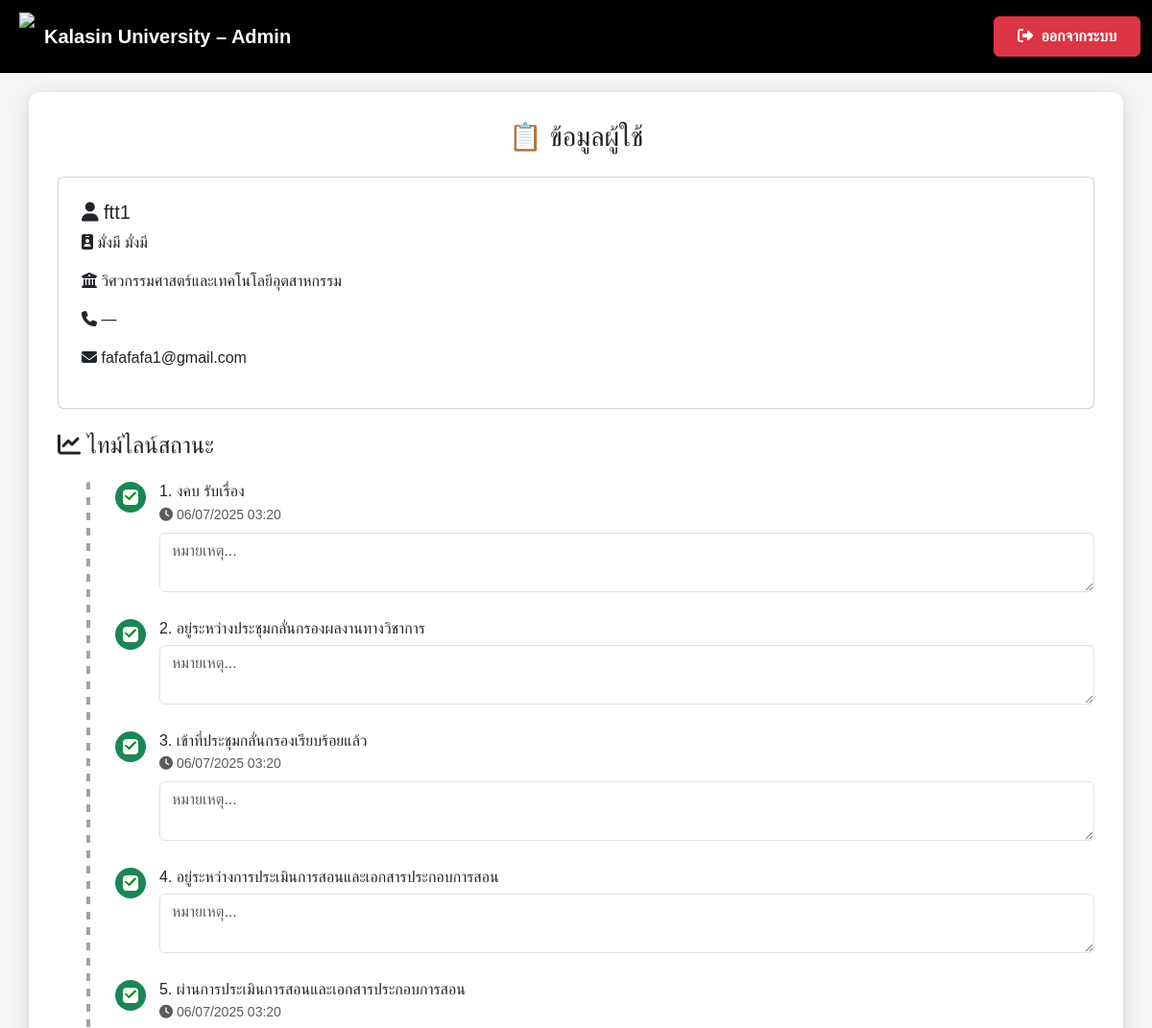
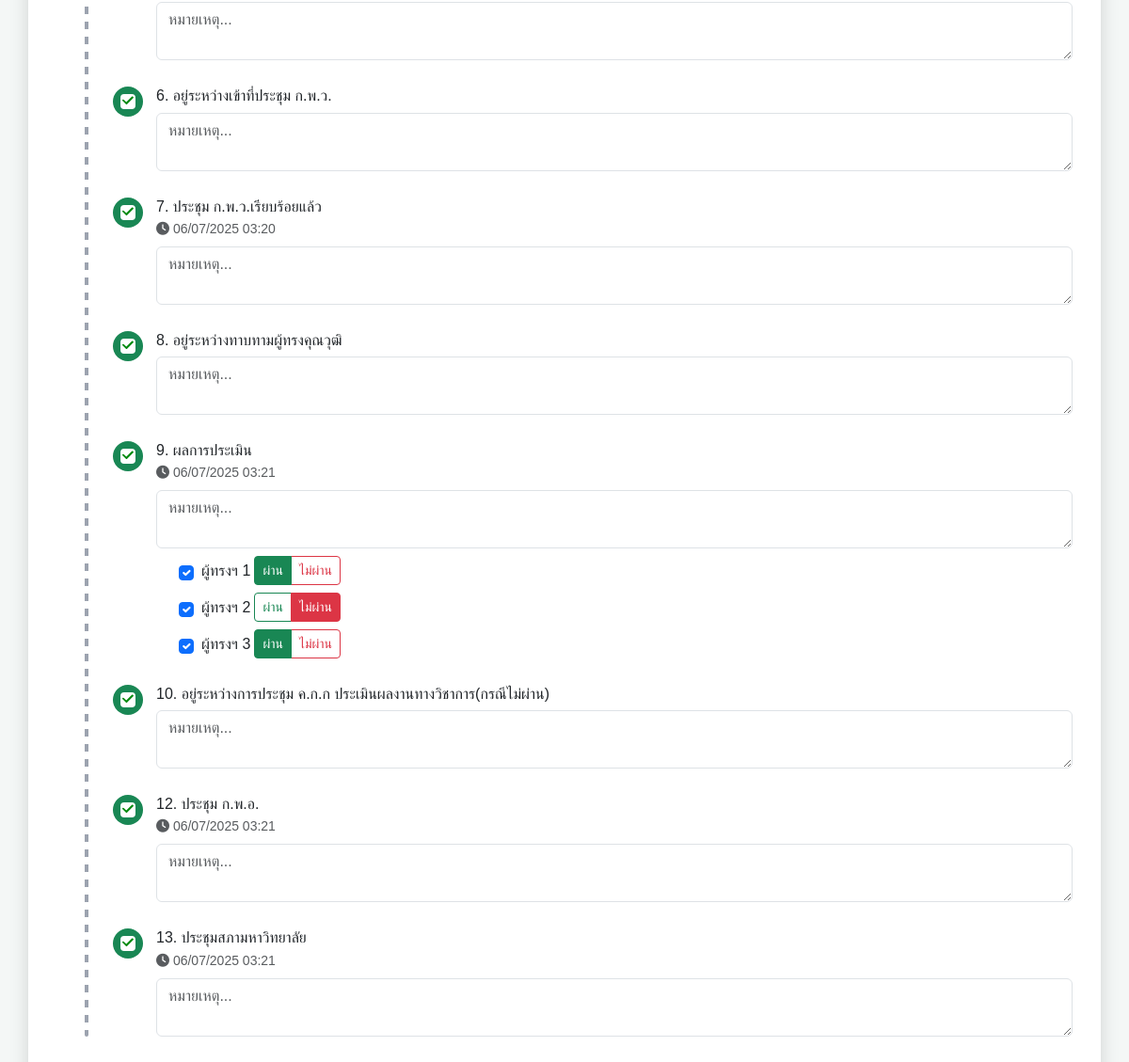
Page /timeline/1 on the committed database (2 pictures, top to bottom).
### app.py (models this page shows)
class User(db.Model, UserMixin):
    __tablename__ = "user"
    id        = db.Column(db.Integer, primary_key=True)
    username  = db.Column(db.String(80),  unique=True, nullable=False)
    password  = db.Column(db.String(128), nullable=False)   # เก็บ hash ได้ยาว ๆ
    full_name = db.Column(db.String(150), nullable=False)
    first_name = db.Column(db.String(80))
    last_name  = db.Column(db.String(80))
    faculty    = db.Column(db.String(100), nullable=False)
    email      = db.Column(db.String(120), unique=True, nullable=False)
    role       = db.Column(db.String(20),  default="user")
    phone      = db.Column(db.String(20))   # 🆕 เพิ่มบรรทัดนี้
    requests = db.relationship(
        "AcademicRequest",
        backref="user",
        cascade="all, delete-orphan",
        lazy="dynamic"
    )
    workflow_steps = db.relationship(
        "WorkflowStep",
        backref="user",
        cascade="all, delete-orphan",
        lazy="dynamic"
    )

class WorkflowStep(db.Model):
    __tablename__ = "workflow_step"
    id        = db.Column(db.Integer, primary_key=True)
    user_id   = db.Column(
        db.Integer,
        db.ForeignKey("user.id", ondelete="CASCADE"),
        nullable=False
    )
    order_no  = db.Column(db.Integer)           # 1-13
    title     = db.Column(db.String(150))
    is_done   = db.Column(db.Boolean,  default=False)
    done_at   = db.Column(db.DateTime)
    comment   = db.Column(db.Text)
    is_visible = db.Column(db.Boolean, default=True)
    experts = db.relationship(
        "ExpertVote",
        backref="step",
        cascade="all, delete-orphan",
        lazy="dynamic"
    )

### app.py (the view)
@app.route("/timeline/<int:user_id>", endpoint="timeline")
def timeline(user_id):
    user = User.query.get_or_404(user_id)
    ensure_workflow(user.id)
    recalc_after_vote(user.id)   # <- เติมบรรทัดนี้ เข้าไปก่อน query
    steps = (WorkflowStep.query
             .filter_by(user_id=user.id, is_visible=True)
             .order_by(WorkflowStep.order_no)
             .all())
    for st in steps:
        st.show_time = st.order_no in SHOW_TIME_STEPS  # True / False
    FAC_MAP = {
        "engineering-industrial-tech": "วิศวกรรมศาสตร์และเทคโนโลยีอุตสาหกรรม",
        "science-health-tech": "วิทยาศาสตร์และเทคโนโลยีสุขภาพ",
        "agri-tech": "เทคโนโลยีการเกษตร",
        "liberal-arts": "ศิลปศาสตร์",
        "edu-innovation": "ศึกษาศาสตร์และนวัตกรรมการศึกษา",
        "management-science": "บริหารศาสตร์"
    }
    faculty_th = FAC_MAP.get(user.faculty, "ไม่ระบุคณะ")
    return render_template(
        "timeline.html",
        user=user,
        faculty_th=faculty_th,
        steps=steps,    # ตอนนี้ DB ถูกกรอง is_visible มาแล้ว
    )

### app.py (called while the page is built, shortened)
def ensure_workflow(user_id):
    if WorkflowStep.query.filter_by(user_id=user_id).first():
        return

@app.template_filter("th_time")
def th_time(dt, fmt="%d/%m/%Y %H:%M"):
    if not dt:
        return ""
    if dt.tzinfo is None:           # ← ถ้าเจอค่า naive
        dt = dt.replace(tzinfo=timezone.utc)
    th = pytz.timezone("Asia/Bangkok")
    return dt.astimezone(th).strftime(fmt)

### templates/timeline.html (shortened to what this page needs)
<!DOCTYPE html>
<html lang="th">
<head>
  <link href="https://cdn.jsdelivr.net/npm/bootstrap@5.3.3/dist/css/bootstrap.min.css" rel="stylesheet" />
  <link href="https://cdnjs.cloudflare.com/ajax/libs/font-awesome/6.4.2/css/all.min.css" rel="stylesheet" />
</head>
<body>
<nav class="navbar navbar-expand-lg navbar-dark">
  <div class="container-fluid">
    <a class="navbar-brand ms-2 d-flex align-items-center" href="{{ url_for('admin_dashboard') }}">
      <img src="https://upload.wikimedia.org/wikipedia/th/4/4e/Kalasin_University_Seal.svg"
           style="height:50px;margin-right:10px">
      <strong>Kalasin University – Admin</strong>
    </a>
    <div class="ms-auto">
      <a href="{{ url_for('logout') }}" class="btn btn-danger fw-bold px-4 py-2">
        <i class="fas fa-sign-out-alt me-1"></i> ออกจากระบบ
      </a>
    </div>
  </div>
</nav>
<div class="container box">
  <h3 class="mb-4 text-center">📋 ข้อมูลผู้ใช้</h3>
  <div class="card p-4">
    <h5><i class="fas fa-user"></i> {{ user.username }}</h5>
    <p><i class="fas fa-id-badge"></i> {{ user.first_name }} {{ user.last_name }}</p>
    <p><i class="fas fa-building-columns"></i> {{ faculty_th }}</p>
    <p><i class="fas fa-phone"></i> {{ user.phone or '—' }}</p>
    <p><i class="fas fa-envelope"></i> {{ user.email }}</p>
  </div>
<h4 class="mt-4 mb-3"><i class="fas fa-chart-line"></i> ไทม์ไลน์สถานะ</h4>
<ul class="timeline">
  {% if steps and steps|length > 0 %}
    {% for step in steps %}
      <li class="timeline-item">
        <span class="timeline-icon {{ 'checked' if step.is_done else 'bg-secondary text-white' }}"
              id="ico-{{ step.id }}">
        </span>
        <div class="timeline-content">
          <h6>{{ step.order_no }}. {{ step.title }}</h6>
          {% if step.show_time %}
            <small id="time-{{ step.id }}"
                   class="text-muted done-time {% if not (step.is_done and step.done_at) %}d-none{% endif %}">
              {% if step.is_done and step.done_at %}
                <i class="fas fa-clock"></i> {{ step.done_at|th_time }}
              {% endif %}
            </small>
          {% endif %}
          <textarea class="form-control comment-area mt-2"
                    id="cmt-{{ step.id }}"
                    placeholder="หมายเหตุ..."
                    onblur="saveComment({{ step.id }})">{{ step.comment or '' }}</textarea>
          {% if step.order_no == 9 %}
            <div class="d-flex flex-column gap-2 mt-2 ps-4">
              {% for e in range(3) %}
                {% set vote = step.experts.filter_by(idx=e).first() %}
                <div class="d-flex align-items-center gap-1">
                  <input type="checkbox"
                         class="form-check-input me-1"
                         id="exp-{{ step.id }}-{{ e }}"
                         {% if vote %}checked{% endif %}
                         onchange="toggleExpert(this, {{ step.id }}, {{ e }})">
                  <span>ผู้ทรงฯ {{ e+1 }}</span>
                  <div class="btn-group" role="group">
                    <label class="btn btn-outline-success btn-sm"
                           for="pass-{{ step.id }}-{{ e }}">
                      ผ่าน
                    </label>
                    <label class="btn btn-outline-danger btn-sm"
                           for="fail-{{ step.id }}-{{ e }}">
                      ไม่ผ่าน
                    </label>
                  </div>
                </div>
              {% endfor %}
            </div>
          {% endif %}
        </div>
      </li>
    {% endfor %}
  {% else %}
    <p>ยังไม่มีขั้นตอนให้แสดง</p>
  {% endif %}
</ul>
</body>
</html>

### templates/timeline.html (style rules this page uses)
body { font-family:'Poppins',sans-serif;background:#f4f7f6; }
.navbar { background:#000 }
.box { background:#fff;border-radius:12px;padding:30px;box-shadow:0 5px 20px rgba(0,0,0,.15);margin-top:20px; }
.timeline { position:relative;list-style:none;margin:0;padding-left:60px;margin-top:1.5rem; }
.timeline::before { content:"";position:absolute;left:30px;top:0;bottom:0;width:4px;background-image:repeating-linear-gradient(to bottom,#9ca3af 0 8px,transparent 8px 16px);border-radius:2px; }
.timeline-item { display:flex;align-items:flex-start;margin-bottom:1.75rem; }
.timeline-icon { flex:0 0 32px;width:32px;height:32px;border-radius:50%;display:flex;align-items:center;justify-content:center;font-size:.9rem;margin-right:14px;position:relative;transition:.15s; }
.timeline-content { flex:1; }
.timeline-content h6 { margin:0;font-weight:500; }
.done-time { display:block;margin-top:4px; }
.timeline-icon::after { content:"";position:absolute;top:8px;left:8px;width:16px;height:16px;border:2px solid #fff;border-radius:4px;background:transparent;pointer-events:none; }
.timeline-icon.checked { background:#198754!important; }

### rows in the picture
User: username "ftt1", first_name "มั่งมี", last_name "มั่งมี", phone "—", email "fafafafa1@gmail.com"
WorkflowStep: order_no "1", title "งคบ รับเรื่อง", done_at|th_time "06/07/2025 03:20", id "หมายเหตุ..."
WorkflowStep: order_no "2", title "อยู่ระหว่างประชุมกลั่นกรองผลงานทางวิชาการ", id "หมายเหตุ..."
WorkflowStep: order_no "3", title "เข้าที่ประชุมกลั่นกรองเรียบร้อยแล้ว", done_at|th_time "06/07/2025 03:20", id "หมายเหตุ..."
WorkflowStep: order_no "4", title "อยู่ระหว่างการประเมินการสอนและเอกสารประกอบการสอน", id "หมายเหตุ..."
WorkflowStep: order_no "5", title "ผ่านการประเมินการสอนและเอกสารประกอบการสอน", done_at|th_time "06/07/2025 03:20", id "หมายเหตุ..."
WorkflowStep: order_no "6", title "อยู่ระหว่างเข้าที่ประชุม ก.พ.ว.", id "หมายเหตุ..."
WorkflowStep: order_no "7", title "ประชุม ก.พ.ว.เรียบร้อยแล้ว", done_at|th_time "06/07/2025 03:20", id "หมายเหตุ..."
WorkflowStep: order_no "8", title "อยู่ระหว่างทาบทามผู้ทรงคุณวุฒิ", id "หมายเหตุ..."
WorkflowStep: order_no "9", title "ผลการประเมิน", done_at|th_time "06/07/2025 03:21", id "หมายเหตุ...", e "1" "2" "3"
WorkflowStep: order_no "10", title "อยู่ระหว่างการประชุม ค.ก.ก ประเมินผลงานทางวิชาการ(กรณีไม่ผ่าน)", id "หมายเหตุ..."
WorkflowStep: order_no "12", title "ประชุม ก.พ.อ.", done_at|th_time "06/07/2025 03:21", id "หมายเหตุ..."
WorkflowStep: order_no "13", title "ประชุมสภามหาวิทยาลัย", done_at|th_time "06/07/2025 03:21", id "หมายเหตุ..."

### other values in the picture
{{ faculty_th }} "วิศวกรรมศาสตร์และเทคโนโลยีอุตสาหกรรม"
